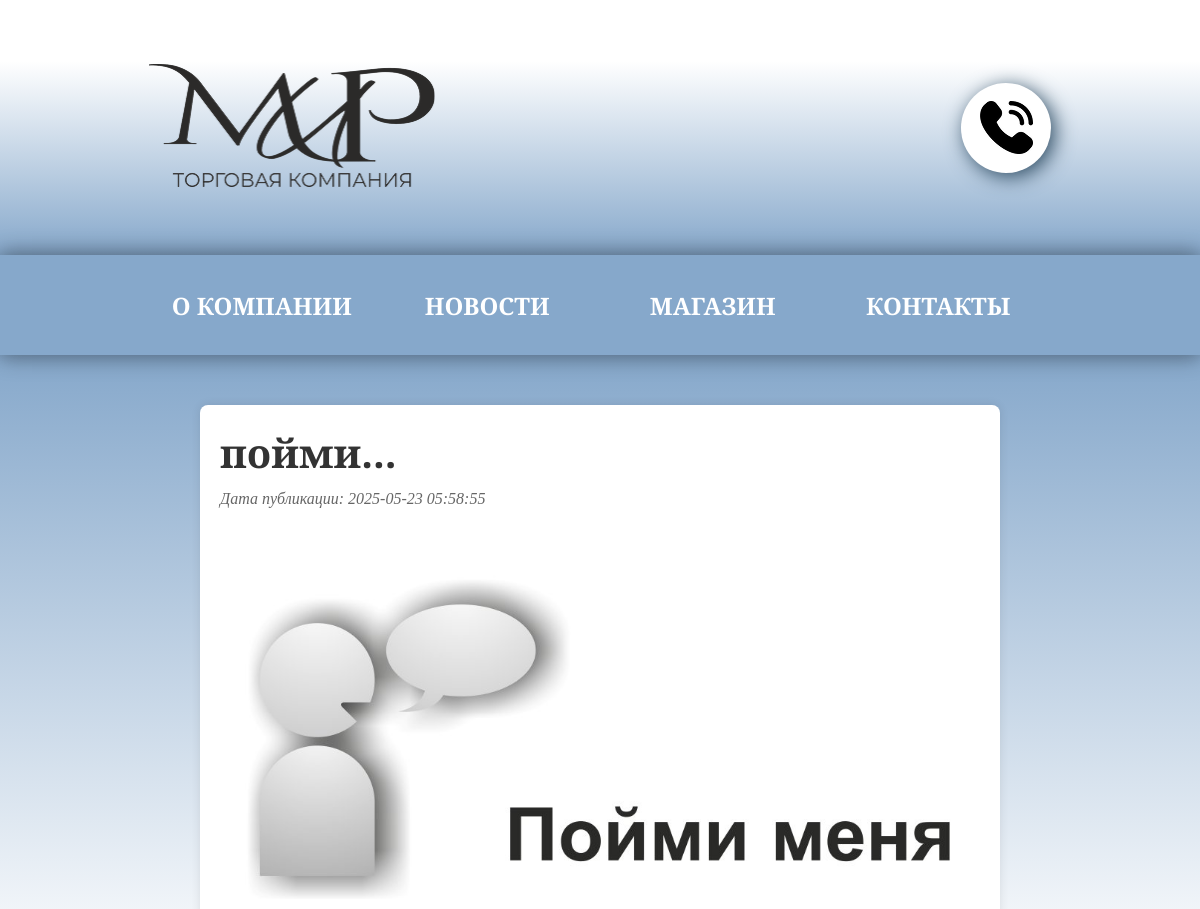
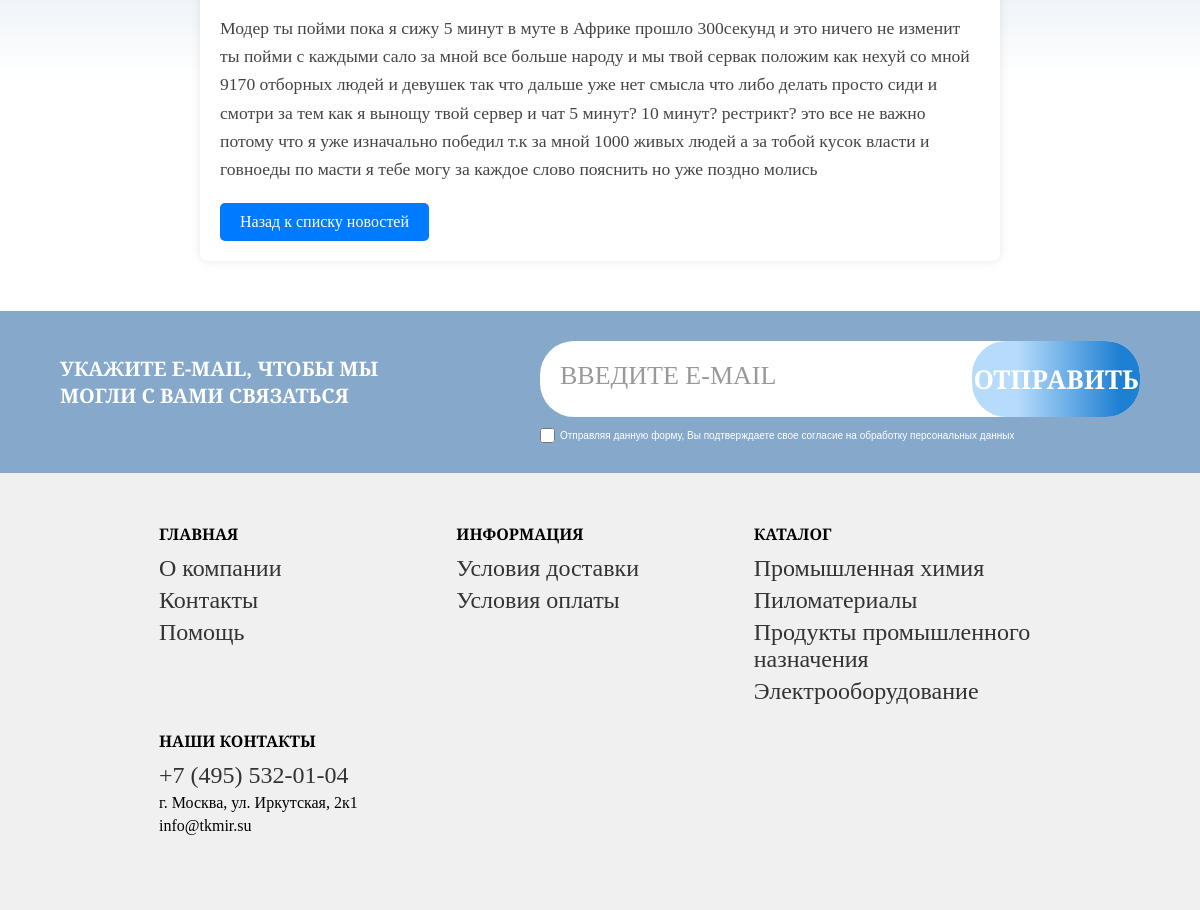
Page /news/пойми on the committed database (2 pictures, top to bottom).
### server_run.py (models this page shows, shortened)
class News(db.Model):
    id = db.Column(db.Integer, primary_key=True)
    title = db.Column(db.String(255), nullable=False)
    content = db.Column(db.Text, nullable=False)
    date_created = db.Column(db.DateTime, default=db.func.now())
    author_id = db.Column(db.Integer, db.ForeignKey('user.id'), nullable=False)
    author = db.relationship('User', backref=db.backref('news', lazy=True))
    slug = db.Column(db.String(255), unique=True, nullable=False)
    is_published = db.Column(db.Boolean, default=False)
    image = db.Column(db.String(255), nullable=True)

### server_run.py (the view)
@app.route('/news/<slug>')
def view_news(slug):
    news_item = News.query.filter_by(slug=slug, is_published=True).first_or_404()
    return render_template('view_news.html', news_item=news_item)

### templates/view_news.html (shortened to what this page needs)
<!DOCTYPE html>
<html lang="en">
<head>
    <link rel="stylesheet" href="{{ url_for('static', filename='css/core style.css') }}" />
    <link rel="stylesheet" href="{{ url_for('static', filename='css/view_news.css') }}" />
</head>
<body>
    <header class="gradient-section">
        <div class="container">
            <div class="header-content">
                <div class="header-left">
                    <a href="{{ url_for('index') }}"> <img src="{{ url_for('static', filename='img/Logo.png') }}" alt="Logo" class="logo" /></a>
                </div>
                <div class="icons-wrapper">
                    <a href="tel:+74955320104" class="icon-circle phone-icon">
                        <img src="{{ url_for('static', filename='img/Phone.png') }}" alt="Phone" />
                    </a>
                </div>
            </div>
        </div>
    </header>
<nav class="navigation">
    <div class="container">
        <div class="nav-links">
            <a href="{{ url_for('about') }}" class="nav-button">О Компании</a>
            <a href="{{ url_for('news') }}" class="nav-button">Новости</a>
            <a href="https://tkmir.su" class="nav-button">Магазин</a>
            <a href="{{ url_for('contact') }}" class="nav-button">Контакты</a>
        </div>
    </div>
</nav>
    <section class="news-content-section">
        <div class="container">
            <h1 class="news-title">{{ news_item.title }}</h1>
            <p class="news-date">Дата публикации: {{ news_item.date_created }}</p>
            {% if news_item.image %}
                <img src="{{ url_for('static', filename='news_img/' + news_item.image) }}" alt="Изображение новости" class="news-image">
            {% endif %}
            <p class="news-content">{{ news_item.content }}</p>
            <a href="{{ url_for('news') }}" class="back-link">Назад к списку новостей</a>
        </div>
    </section>
    <section class="email-section">
       <div class="email-content">
           <p class="email-text">УКАЖИТЕ E-MAIL, ЧТОБЫ МЫ МОГЛИ С ВАМИ СВЯЗАТЬСЯ</p>
           <form class="email-form" id="emailForm" method="post" action="{{ url_for('subscribe') }}">
               <input type="email" class="email-input" id="emailInput" name="email" placeholder="ВВЕДИТЕ E-MAIL" required>
               <button type="submit" class="submit-button">ОТПРАВИТЬ</button>
               <label class="terms-checkbox">
                   <input type="checkbox" id="termsCheckbox" required>
                   <span class="terms-text">Отправляя данную форму, Вы подтверждаете свое согласие на обработку персональных данных</span>
               </label>
           </form>
       </div>
    </section>
    <footer class="footer-section">
        <div class="container">
            <div class="footer-content">
                <div class="footer-column">
                    <h4>ГЛАВНАЯ</h4>
                    <ul>
                        <li><a href="{{ url_for('about') }}">О компании</a></li>
                        <li><a href="{{ url_for('contact') }}">Контакты</a></li>
                        <li><a href="#">Помощь</a></li>
                    </ul>
                </div>
                <div class="footer-column">
                    <h4>ИНФОРМАЦИЯ</h4>
                    <ul>
                        <li><a href="#">Условия доставки</a></li>
                        <li><a href="#">Условия оплаты</a></li>
                    </ul>
                </div>
                <div class="footer-column">
                    <h4>КАТАЛОГ</h4>
                    <ul>
                        <li><a href="#">Промышленная химия</a></li>
                        <li><a href="#">Пиломатериалы</a></li>
                        <li><a href="#">Продукты промышленного назначения</a></li>
                        <li><a href="#">Электрооборудование</a></li>
                    </ul>
                </div>
                <div class="footer-column">
                    <h4>НАШИ КОНТАКТЫ</h4>
                    <ul>
                        <li><a href="tel:+74955320104">+7 (495) 532-01-04</a></li>
                        <li>г. Москва, ул. Иркутская, 2к1</li>
			<li>info@tkmir.su</li>
                    </ul>
                </div>
            </div>
        </footer>
</body>
</html>

### static/css/core style.css (style rules this page uses)
* { margin: 0; padding: 0; box-sizing: border-box; }
body { width: 100%; font-family: 'Alegreya', serif; }
.container { max-width: 100%; margin: 0 calc(17vw - 55px); }
.gradient-section { position: relative; width: 100%; min-height: 251px; background: linear-gradient(to bottom, #ffffff 23.9149%, #86A8CB 100%); padding: 64px 0; }
.header-content { display: flex; justify-content: space-between; align-items: center; width: 100%; max-width: 1440px; margin: 0 auto; min-width: 0; }
.header-left { display: flex; align-items: center; }
.logo { width: 286px; height: 123px; flex-shrink: 1; }
.icons-wrapper { display: flex; align-items: center; gap: 20px; flex-shrink: 0; white-space: nowrap; }
.icon-circle { width: 90px; height: 90px; background: white; border-radius: 50%; box-shadow: 4px 4px 20px #2E4C63; display: flex; align-items: center; justify-content: center; flex-shrink: 0; }
.icon-circle img { width: 53px; height: 53px; max-width: 100%; max-height: 100%; }
.navigation { width: 100%; background-color: #86A8CB; min-height: 100px; z-index: 2; box-shadow: 0 4px 20px rgba(0, 0, 0, 0.25), 0 -4px 20px rgba(0, 0, 0, 0.25); position: relative; transform: translateZ(15px); }
.nav-links { display: flex; justify-content: space-between; align-items: center; height: 100%; flex: 1; }
.navigation a { color: #ffffff; text-decoration: none; font-size: 1.5em; font-family: 'Alegreya', serif; font-weight: 700; text-transform: uppercase; flex: 1; text-align: center; display: flex; align-items: center; justify-content: center; box-sizing: border-box; transition: box-shadow 0.2s ease; min-height: 100px; }
.nav-button { height: 100%; box-sizing: border-box; }
.email-section { min-height: 158px; background-color: #86A8CB; padding: 30px 0; display: flex; align-items: center; justify-content: center; }
.email-content { width: 100%; max-width: 1440px; display: flex; align-items: center; justify-content: space-between; padding: 0 5%; flex-wrap: wrap; }
.email-text { max-width: 29vw; font-family: 'Alegreya', serif; font-weight: bold; font-size: 20px; text-align: left; color: #fff; flex: 1 1 100%; margin-bottom: 20px; }
.email-form { display: flex; flex-direction: column; align-items: flex-start; position: relative; flex: 1 1 100%; max-width: 50vw; }
.email-input { width: 100%; height: 76px; border-radius: 34px; border: none; padding: 0 20px; font-family: 'Alegreya', serif; font-size: 18px; text-align: left; color: #000; }
.email-input::placeholder { font-family: 'Alegreya', serif; font-size: 26px; color: #999; }
.submit-button { font-family: 'Alegreya', serif; position: absolute; top: 0; right: 0; width: 14vw; min-width: 155px; height: 76px; border-radius: 34px; border: none; background: linear-gradient(to right, #B7DBFA 27%, #1E80D3 88%); color: #fff; font-size: 26px; font-weight: bold; cursor: pointer; }
.terms-checkbox { margin-top: 11px; display: flex; align-items: center; justify-content: flex-start; }
.terms-checkbox input[type="checkbox"] { width: 15px; height: 15px; margin-right: 5px; }
.terms-text { font-family: 'Alegreya Sans', sans-serif; font-size: 10px; color: #fff; }
.footer-section { background-color: #f0f0f0; padding: 50px 0; padding-left: 10px; }
.footer-content { display: flex; justify-content: space-between; flex-wrap: wrap; }
.footer-column { flex: 1 1 200px; margin-right: 20px; margin-bottom: 20px; text-align: left; }
.footer-column h4 { margin-bottom: 10px; }
.footer-column ul { list-style: none; padding: 0; }
.footer-column ul li { margin-bottom: 5px; }
.footer-column ul li a { text-decoration: none; color: #333; font-size: 24px; }

### static/css/view_news.css (style rules this page uses)
.news-content-section { background: linear-gradient(to bottom, #86A8CB 0%, #FFF 73%); width: 100%; padding-top: 50px; padding-bottom: 50px; }
.news-content-section .container { max-width: 800px; margin: 0 auto; padding: 20px; background-color: #fff; border-radius: 8px; box-shadow: 0 0 10px rgba(0, 0, 0, 0.1); }
.news-title { font-size: 2.5em; margin-bottom: 10px; color: #333; }
.news-date { font-style: italic; color: #666; margin-bottom: 20px; }
.news-image { max-width: 100%; height: auto; margin-bottom: 20px; border-radius: 5px; }
.news-content { font-size: 1.1em; line-height: 1.6; color: #444; }
.back-link { display: inline-block; margin-top: 20px; padding: 10px 20px; background-color: #007bff; color: #fff; text-decoration: none; border-radius: 5px; }

### rows in the picture
News: title "пойми...", date_created "2025-05-23 05:58:55", image (picture), content "Модер ты пойми пока я сижу 5 минут в муте в Африке прошло 300секунд и это ничего не изменит ты пойми с каждыми сало за мной все больше народу и мы твой сервак положим как нехуй со мной 9170 отборных людей и девушек так что дальше уже нет смысла что либо делать просто сиди и смотри за тем как я вынощу твой сервер и чат 5 минут? 10 минут? рестрикт? это все не важно потому что я уже изначально победил т.к за мной 1000 живых людей а за тобой кусок власти и говноеды по масти я тебе могу за каждое слово пояснить но уже поздно молись"
